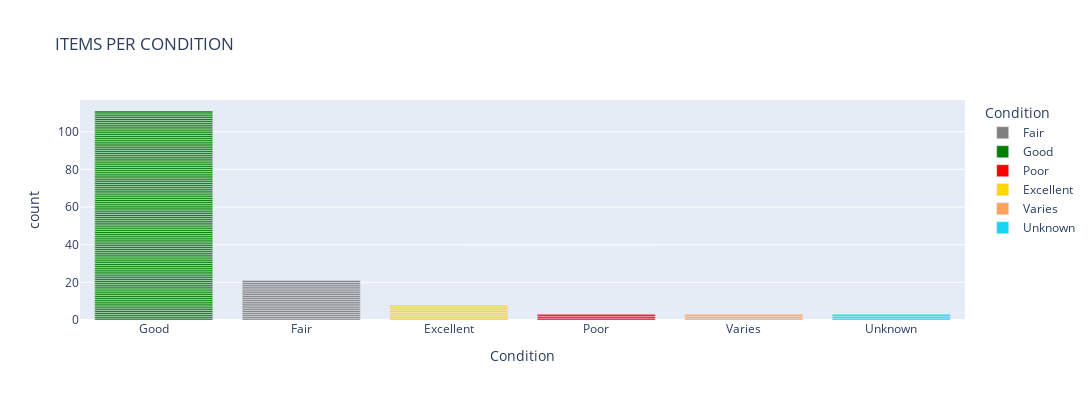

The notebook cell saved with this chart:
### Code cell
print(
"""
CONDITION OF ITEMS

PLOT: ITEMS BASED ON CONDITION
"""
)

names = data['Condition'].value_counts().reset_index()['index']
values = data['Condition'].value_counts().reset_index()['Condition']

fig, axs = plt.subplots(1, 3, figsize=(24, 3), sharey=True)
axs[0].bar(names, values)
axs[1].scatter(names, values)
axs[2].plot(names, values)
fig.suptitle('Conditions of Items')

fig1, ax1 = plt.subplots(figsize=(10,10))
ax1.pie(values, autopct='%1.0f%%', startangle=90,textprops={'color':"w",'fontsize': 20},pctdistance=0.9)
ax1.axis('equal')
plt.legend(names, loc="center")

fig = px.bar(
    a,
    # y='Price',
    x='Condition',
    color='Condition',
    color_discrete_map={'Good':'green','Fair':'gray','Excellent':'gold','Poor':'red'},
    title="ITEMS PER CONDITION",
    width=1200, height=400
    )

fig.update_layout(xaxis={'categoryorder':'total descending'})

fig.show()

### Figure 1 — Plotly figure (JSON) as saved in the notebook; plotly's stock layout.template omitted (floating-point values rounded to 4 significant figures)
{"data": [{"alignmentgroup": "True", "hovertemplate": "Condition=%{x}<br>count=%{y}<extra></extra>", "legendgroup": "Fair", "marker": {"color": "gray", "pattern": {"shape": ""}}, "name": "Fair", "offsetgroup": "Fair", "orientation": "v", "showlegend": true, "textposition": "auto", "type": "bar", "x": ["Fair", "Fair", "Fair", "Fair", "Fair", "Fair", "Fair", "Fair", "Fair", "Fair", "Fair", "Fair", "Fair", "Fair", "Fair", "Fair", "Fair", "Fair", "Fair", "Fair", "Fair"], "xaxis": "x", "y": [1, 1, 1, 1, 1, 1, 1, 1, 1, 1, 1, 1, 1, 1, 1, 1, 1, 1, 1, 1, 1], "yaxis": "y"}, {"alignmentgroup": "True", "hovertemplate": "Condition=%{x}<br>count=%{y}<extra></extra>", "legendgroup": "Good", "marker": {"color": "green", "pattern": {"shape": ""}}, "name": "Good", "offsetgroup": "Good", "orientation": "v", "showlegend": true, "textposition": "auto", "type": "bar", "x": ["Good", "Good", "Good", "Good", "Good", "Good", "Good", "Good", "Good", "Good", "Good", "Good", "Good", "Good", "Good", "Good", "Good", "Good", "Good", "Good", "Good", "Good", "Good", "Good", "Good", "Good", "Good", "Good", "Good", "Good", "Good", "Good", "Good", "Good", "Good", "Good", "Good", "Good", "Good", "Good", "Good", "Good", "Good", "Good", "Good", "Good", "Good", "Good", "Good", "Good", "Good", "Good", "Good", "Good", "Good", "Good", "Good", "Good", "Good", "Good", "Good", "Good", "Good", "Good", "Good", "Good", "Good", "Good", "Good", "Good", "Good", "Good", "Good", "Good", "Good", "Good", "Good", "Good", "Good", "Good", "Good", "Good", "Good", "Good", "Good", "Good", "Good", "Good", "Good", "Good", "Good", "Good", "Good", "Good", "Good", "Good", "Good", "Good", "Good", "Good", "Good", "Good", "Good", "Good", "Good", "Good", "Good", "Good", "Good", "Good", "Good"], "xaxis": "x", "y": [1, 1, 1, 1, 1, 1, 1, 1, 1, 1, 1, 1, 1, 1, 1, 1, 1, 1, 1, 1, 1, 1, 1, 1, 1, 1, 1, 1, 1, 1, 1, 1, 1, 1, 1, 1, 1, 1, 1, 1, 1, 1, 1, 1, 1, 1, 1, 1, 1, 1, 1, 1, 1, 1, 1, 1, 1, 1, 1, 1, 1, 1, 1, 1, 1, 1, 1, 1, 1, 1, 1, 1, 1, 1, 1, 1, 1, 1, 1, 1, 1, 1, 1, 1, 1, 1, 1, 1, 1, 1, 1, 1, 1, 1, 1, 1, 1, 1, 1, 1, 1, 1, 1, 1, 1, 1, 1, 1, 1, 1, 1], "yaxis": "y"}, {"alignmentgroup": "True", "hovertemplate": "Condition=%{x}<br>count=%{y}<extra></extra>", "legendgroup": "Poor", "marker": {"color": "red", "pattern": {"shape": ""}}, "name": "Poor", "offsetgroup": "Poor", "orientation": "v", "showlegend": true, "textposition": "auto", "type": "bar", "x": ["Poor", "Poor", "Poor"], "xaxis": "x", "y": [1, 1, 1], "yaxis": "y"}, {"alignmentgroup": "True", "hovertemplate": "Condition=%{x}<br>count=%{y}<extra></extra>", "legendgroup": "Excellent", "marker": {"color": "gold", "pattern": {"shape": ""}}, "name": "Excellent", "offsetgroup": "Excellent", "orientation": "v", "showlegend": true, "textposition": "auto", "type": "bar", "x": ["Excellent", "Excellent", "Excellent", "Excellent", "Excellent", "Excellent", "Excellent", "Excellent"], "xaxis": "x", "y": [1, 1, 1, 1, 1, 1, 1, 1], "yaxis": "y"}, {"alignmentgroup": "True", "hovertemplate": "Condition=%{x}<br>count=%{y}<extra></extra>", "legendgroup": "Varies", "marker": {"color": "#FFA15A", "pattern": {"shape": ""}}, "name": "Varies", "offsetgroup": "Varies", "orientation": "v", "showlegend": true, "textposition": "auto", "type": "bar", "x": ["Varies", "Varies", "Varies"], "xaxis": "x", "y": [1, 1, 1], "yaxis": "y"}, {"alignmentgroup": "True", "hovertemplate": "Condition=%{x}<br>count=%{y}<extra></extra>", "legendgroup": "Unknown", "marker": {"color": "#19d3f3", "pattern": {"shape": ""}}, "name": "Unknown", "offsetgroup": "Unknown", "orientation": "v", "showlegend": true, "textposition": "auto", "type": "bar", "x": ["Unknown", "Unknown", "Unknown"], "xaxis": "x", "y": [1, 1, 1], "yaxis": "y"}], "layout": {"barmode": "relative", "height": 400, "legend": {"title": {"text": "Condition"}, "tracegroupgap": 0}, "title": {"text": "ITEMS PER CONDITION"}, "width": 1200, "xaxis": {"anchor": "y", "categoryarray": ["Fair", "Good", "Poor", "Excellent", "Varies", "Unknown"], "categoryorder": "total descending", "domain": [0, 1], "title": {"text": "Condition"}}, "yaxis": {"anchor": "x", "domain": [0, 1], "title": {"text": "count"}}}}
